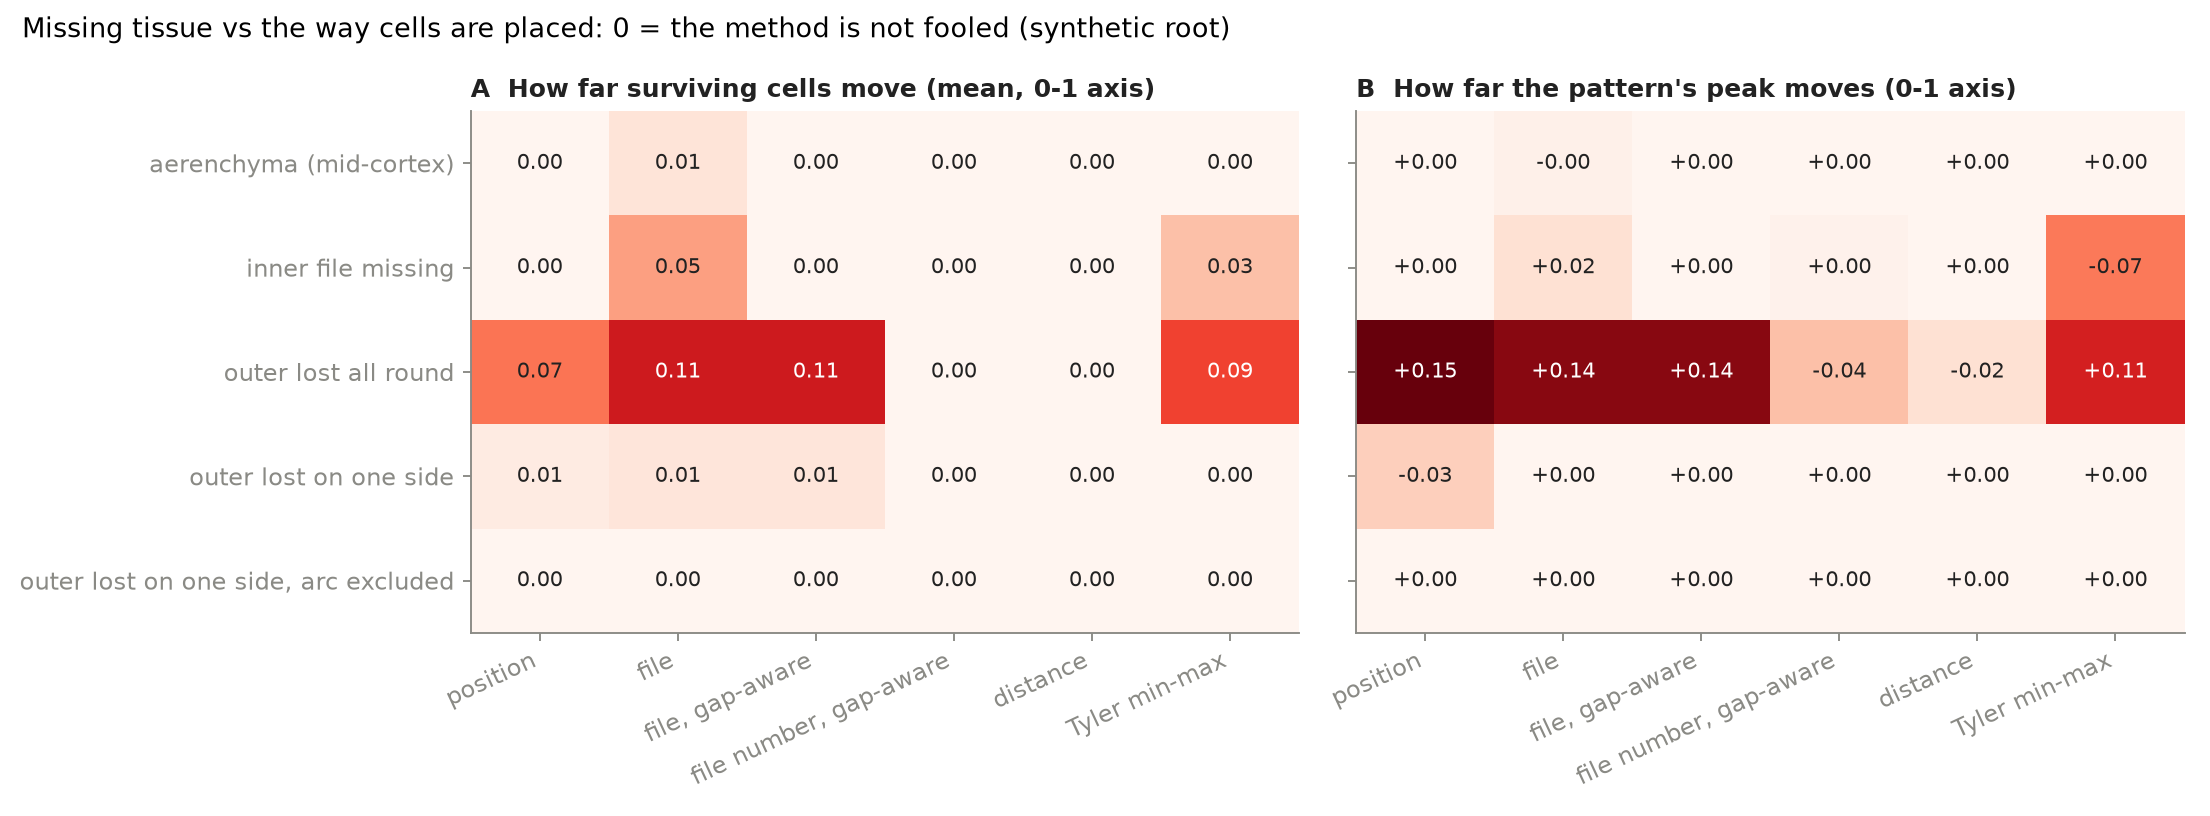

This figure's Python source:
"""Which way of placing cells survives missing tissue? (decision log 2026-11-04)

One synthetic root (tests/check_numbers.py: 8 cortex layers x 36 cells + 72 epidermal cells, stele r = 150 px),
damaged five ways, each cell's position computed by every method. The cells that survive did not move, so the right
answer is always "no shift". Methods:
  position          Rooh: r_norm, stele edge (0) to root outline (1) at the cell's own angle
  file              Rooh: file_rel, cells counted along rays from the stele (before 2026-11-04)
  file, gap-aware   Rooh: the same, a gap on the ray counted as the cells it would have held (since 2026-11-04)
  file number       the gap-aware file number itself (1, 2 ... from the stele) / 9, the intact file count
  distance          Rooh: distance from the stele edge, as a fraction of the intact cortex width (no outer anchor)
  Tyler min-max     Tyler's maize-cells: distance from the centre, min-max scaled over the cells of each quarter
                    (given the stele centre here; his crop corner would only add error)
Shift = |damaged - intact| for each surviving cell, mean over cells (a median hides damage on a third of
the root). Peak shift = the pattern's peak position
(10 bins, median area, the GCV spline: the same downstream for every method) damaged minus intact.

  .venv/bin/python docs/development/loss_robustness.py     -> loss_robustness.png + loss_robustness.csv beside it
"""
from __future__ import annotations

import sys
from pathlib import Path

import matplotlib
matplotlib.use("Agg")
import matplotlib.pyplot as plt
import numpy as np
import pandas as pd

HERE = Path(__file__).resolve().parent
ROOT = HERE.parent.parent
sys.path[:0] = [str(ROOT), str(ROOT / "tests")]
import pattern_plots as PP          # noqa: E402
import pipeline as P                # noqa: E402
import check_numbers as T           # noqa: E402

TISSUE = list(P.PATTERN_TISSUES)
WIDTH0 = T.R_ROOT - T.R_STELE       # intact cortex + epidermis width (px)


def damage(case):
    cells, region, mx, gray = T.section()
    RR, TH, E = T.RR, T.TH, T.EDGES
    arcs = []
    if case == "aerenchyma (mid-cortex)":
        m = (RR >= E[3]) & (RR < E[5]) & ((TH // 10) % 3 == 0)          # layers 4-5 gone in every third sector
        cells[m] = 0
    elif case == "inner file missing":
        cells[(RR >= E[0]) & (RR < E[1])] = 0                          # layer 1 all round
    elif case == "outer lost all round":
        m = RR >= E[7]                                                  # layer 8 + epidermis
        cells[m], region[m] = 0, 0
    elif case.startswith("outer lost on one side"):
        m = (RR >= E[7]) & (TH < 60)
        cells[m], region[m] = 0, 0
        if "excluded" in case:
            arcs = [(0.0, 60.0, "torn")]
    return cells, region, mx, arcs


def positions(cells, region, mx, arcs):
    centre = P.centre_of(region, None)
    props, _, _ = P.derive(cells, region, mx, 0, centre)
    props = P.exclude_sectors(props, arcs)
    c = props[props.tissue.isin(TISSUE)].copy()
    out = pd.DataFrame({"x": c.x.round().values, "y": c.y.round().values, "area": c.area_px.values,
                        "position": c.r_norm.values, "distance": c.dist_from_stele_px.values / WIDTH0})
    for name, g in (("file", False), ("file, gap-aware", True)):
        fl = P.cell_files(cells, props, centre, arcs, region=region, gaps=g)
        out[name] = c.label.map(fl.file_rel).values
        out[name.replace("file", "file number")] = c.label.map(fl.file).values / 9   # 9 files intact: same axis
    q = P.quarter_of(np.degrees(c.angle_rad.values))
    r = c.r_px.values
    ty = np.full(len(c), np.nan)
    for k in (1, 2, 3, 4):
        s = q == k
        if s.sum() > 1:
            ty[s] = (r[s] - r[s].min()) / (r[s].max() - r[s].min())
    out["Tyler min-max"] = ty
    return out


def peak(x, a):
    ok = np.isfinite(x)
    x, a = x[ok], a[ok]
    b = np.clip((np.clip(x, 0, 0.999) * 10).astype(int), 0, 9)
    g = pd.Series(a).groupby(b).agg(["median", "size"])
    xs, ys = (g.index.values + 0.5) / 10, g["median"].values / np.median(a)
    return PP.profile_features(xs, ys, g["size"].values)["peak_pos"]


def main():
    methods = ["position", "file", "file, gap-aware", "file number, gap-aware", "distance", "Tyler min-max"]
    cases = ["aerenchyma (mid-cortex)", "inner file missing", "outer lost all round", "outer lost on one side",
             "outer lost on one side, arc excluded"]
    c0, r0, m0, _ = damage("intact")
    base = positions(c0, r0, m0, [])
    rows = []
    for case in cases:
        d = positions(*damage(case))
        j = d.merge(base, on=["x", "y"], suffixes=("", "_0"))
        for m in methods:
            rows.append({"case": case, "method": m, "cells": len(j),
                         "mean_shift": float(np.nanmean(np.abs(j[m] - j[m + "_0"]))),
                         "max_shift": float(np.nanmax(np.abs(j[m] - j[m + "_0"]))),
                         "peak_shift": peak(d[m].values, d.area.values) - peak(base[m].values, base.area.values)})
    t = pd.DataFrame(rows)
    t.to_csv(HERE / "loss_robustness.csv", index=False)
    print(t.pivot(index="case", columns="method", values="mean_shift").reindex(cases)[methods].round(3)
          .to_string())
    print(t.pivot(index="case", columns="method", values="peak_shift").reindex(cases)[methods].round(3).to_string())

    fig, axs = plt.subplots(1, 2, figsize=(13, 4.8), sharey=True)
    for ax, val, title in ((axs[0], "mean_shift", "A  How far surviving cells move (mean, 0-1 axis)"),
                           (axs[1], "peak_shift", "B  How far the pattern's peak moves (0-1 axis)")):
        m = t.pivot(index="case", columns="method", values=val).reindex(cases)[methods]
        v = np.abs(m.values)
        ax.imshow(v, cmap="Reds", vmin=0, vmax=0.15, aspect="auto")
        for i in range(v.shape[0]):
            for k in range(v.shape[1]):
                ax.text(k, i, "-" if np.isnan(m.values[i, k]) else f"{m.values[i, k]:+.2f}" if val == "peak_shift"
                        else f"{m.values[i, k]:.2f}", ha="center", va="center", fontsize=9,
                        color="white" if v[i, k] > 0.09 else "#222222")
        ax.set_xticks(range(len(methods)), methods, rotation=25, ha="right")
        ax.set_yticks(range(len(cases)), cases)
        ax.set_title(title, loc="left", fontsize=10.5)
    fig.suptitle("Missing tissue vs the way cells are placed: 0 = the method is not fooled (synthetic root)",
                 x=0.01, ha="left", fontsize=11.5)
    fig.tight_layout()
    fig.savefig(HERE / "loss_robustness.png", dpi=170)
    print(HERE / "loss_robustness.png")


if __name__ == "__main__":
    main()
